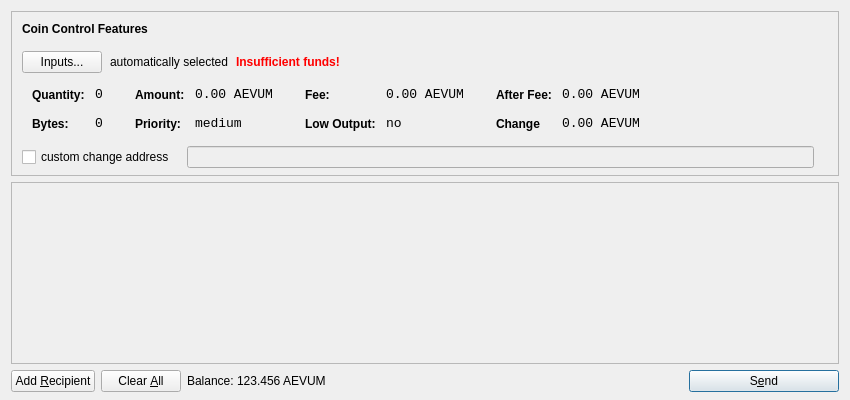
<?xml version="1.0" encoding="UTF-8"?>
<ui version="4.0">
 <class>SendCoinsDialog</class>
 <widget class="QDialog" name="SendCoinsDialog">
  <property name="geometry">
   <rect>
    <x>0</x>
    <y>0</y>
    <width>850</width>
    <height>400</height>
   </rect>
  </property>
  <property name="windowTitle">
   <string>Send Coins</string>
  </property>
  <layout class="QVBoxLayout" name="verticalLayout" stretch="0,1,0">
   <property name="bottomMargin">
    <number>8</number>
   </property>
   <item>
    <widget class="QFrame" name="frameCoinControl">
     <property name="sizePolicy">
      <sizepolicy hsizetype="Expanding" vsizetype="Expanding">
       <horstretch>0</horstretch>
       <verstretch>0</verstretch>
      </sizepolicy>
     </property>
     <property name="maximumSize">
      <size>
       <width>16777215</width>
       <height>16777215</height>
      </size>
     </property>
     <property name="frameShape">
      <enum>QFrame::StyledPanel</enum>
     </property>
     <property name="frameShadow">
      <enum>QFrame::Sunken</enum>
     </property>
     <layout class="QVBoxLayout" name="verticalLayoutCoinControl2">
      <property name="spacing">
       <number>-1</number>
      </property>
      <property name="leftMargin">
       <number>0</number>
      </property>
      <property name="topMargin">
       <number>0</number>
      </property>
      <property name="rightMargin">
       <number>0</number>
      </property>
      <property name="bottomMargin">
       <number>6</number>
      </property>
      <item>
       <layout class="QVBoxLayout" name="verticalLayoutCoinControl" stretch="0,0,0,0,1">
        <property name="spacing">
         <number>0</number>
        </property>
        <property name="leftMargin">
         <number>10</number>
        </property>
        <property name="topMargin">
         <number>10</number>
        </property>
        <item>
         <layout class="QHBoxLayout" name="horizontalLayoutCoinControl1">
          <property name="bottomMargin">
           <number>15</number>
          </property>
          <item>
           <widget class="QLabel" name="labelCoinControlFeatures">
            <property name="sizePolicy">
             <sizepolicy hsizetype="Preferred" vsizetype="Maximum">
              <horstretch>0</horstretch>
              <verstretch>0</verstretch>
             </sizepolicy>
            </property>
            <property name="font">
             <font>
              <weight>75</weight>
              <bold>true</bold>
             </font>
            </property>
            <property name="styleSheet">
             <string notr="true">font-weight:bold;</string>
            </property>
            <property name="text">
             <string>Coin Control Features</string>
            </property>
           </widget>
          </item>
         </layout>
        </item>
        <item>
         <layout class="QHBoxLayout" name="horizontalLayoutCoinControl2" stretch="0,0,0,0">
          <property name="spacing">
           <number>8</number>
          </property>
          <property name="bottomMargin">
           <number>10</number>
          </property>
          <item>
           <widget class="QPushButton" name="pushButtonCoinControl">
            <property name="styleSheet">
             <string notr="true"/>
            </property>
            <property name="text">
             <string>Inputs...</string>
            </property>
           </widget>
          </item>
          <item>
           <widget class="QLabel" name="labelCoinControlAutomaticallySelected">
            <property name="text">
             <string>automatically selected</string>
            </property>
            <property name="margin">
             <number>5</number>
            </property>
           </widget>
          </item>
          <item>
           <widget class="QLabel" name="labelCoinControlInsuffFunds">
            <property name="font">
             <font>
              <weight>75</weight>
              <bold>true</bold>
             </font>
            </property>
            <property name="styleSheet">
             <string notr="true">color:red;font-weight:bold;</string>
            </property>
            <property name="text">
             <string>Insufficient funds!</string>
            </property>
            <property name="margin">
             <number>5</number>
            </property>
           </widget>
          </item>
          <item>
           <spacer name="horizontalSpacerCoinControl">
            <property name="orientation">
             <enum>Qt::Horizontal</enum>
            </property>
            <property name="sizeHint" stdset="0">
             <size>
              <width>40</width>
              <height>1</height>
             </size>
            </property>
           </spacer>
          </item>
         </layout>
        </item>
        <item>
         <widget class="QWidget" name="widgetCoinControl" native="true">
          <property name="sizePolicy">
           <sizepolicy hsizetype="Preferred" vsizetype="Preferred">
            <horstretch>0</horstretch>
            <verstretch>0</verstretch>
           </sizepolicy>
          </property>
          <property name="minimumSize">
           <size>
            <width>0</width>
            <height>0</height>
           </size>
          </property>
          <property name="styleSheet">
           <string notr="true"/>
          </property>
          <layout class="QHBoxLayout" name="horizontalLayoutCoinControl5">
           <property name="margin">
            <number>0</number>
           </property>
           <item>
            <layout class="QHBoxLayout" name="horizontalLayoutCoinControl3" stretch="0,0,0,1">
             <property name="spacing">
              <number>20</number>
             </property>
             <property name="topMargin">
              <number>0</number>
             </property>
             <property name="bottomMargin">
              <number>10</number>
             </property>
             <item>
              <layout class="QFormLayout" name="formLayoutCoinControl1">
               <property name="horizontalSpacing">
                <number>10</number>
               </property>
               <property name="verticalSpacing">
                <number>14</number>
               </property>
               <property name="leftMargin">
                <number>10</number>
               </property>
               <property name="topMargin">
                <number>4</number>
               </property>
               <property name="rightMargin">
                <number>6</number>
               </property>
               <item row="0" column="0">
                <widget class="QLabel" name="labelCoinControlQuantityText">
                 <property name="styleSheet">
                  <string notr="true">font-weight:bold;</string>
                 </property>
                 <property name="text">
                  <string>Quantity:</string>
                 </property>
                 <property name="margin">
                  <number>0</number>
                 </property>
                </widget>
               </item>
               <item row="0" column="1">
                <widget class="QLabel" name="labelCoinControlQuantity">
                 <property name="font">
                  <font>
                   <family>Monospace</family>
                   <pointsize>10</pointsize>
                  </font>
                 </property>
                 <property name="cursor">
                  <cursorShape>IBeamCursor</cursorShape>
                 </property>
                 <property name="contextMenuPolicy">
                  <enum>Qt::ActionsContextMenu</enum>
                 </property>
                 <property name="text">
                  <string>0</string>
                 </property>
                 <property name="margin">
                  <number>0</number>
                 </property>
                 <property name="textInteractionFlags">
                  <set>Qt::LinksAccessibleByMouse|Qt::TextSelectableByKeyboard|Qt::TextSelectableByMouse</set>
                 </property>
                </widget>
               </item>
               <item row="1" column="0">
                <widget class="QLabel" name="labelCoinControlBytesText">
                 <property name="styleSheet">
                  <string notr="true">font-weight:bold;</string>
                 </property>
                 <property name="text">
                  <string>Bytes:</string>
                 </property>
                </widget>
               </item>
               <item row="1" column="1">
                <widget class="QLabel" name="labelCoinControlBytes">
                 <property name="font">
                  <font>
                   <family>Monospace</family>
                   <pointsize>10</pointsize>
                  </font>
                 </property>
                 <property name="cursor">
                  <cursorShape>IBeamCursor</cursorShape>
                 </property>
                 <property name="contextMenuPolicy">
                  <enum>Qt::ActionsContextMenu</enum>
                 </property>
                 <property name="text">
                  <string>0</string>
                 </property>
                 <property name="textInteractionFlags">
                  <set>Qt::LinksAccessibleByMouse|Qt::TextSelectableByKeyboard|Qt::TextSelectableByMouse</set>
                 </property>
                </widget>
               </item>
              </layout>
             </item>
             <item>
              <layout class="QFormLayout" name="formLayoutCoinControl2">
               <property name="horizontalSpacing">
                <number>10</number>
               </property>
               <property name="verticalSpacing">
                <number>14</number>
               </property>
               <property name="leftMargin">
                <number>6</number>
               </property>
               <property name="topMargin">
                <number>4</number>
               </property>
               <property name="rightMargin">
                <number>6</number>
               </property>
               <item row="0" column="0">
                <widget class="QLabel" name="labelCoinControlAmountText">
                 <property name="styleSheet">
                  <string notr="true">font-weight:bold;</string>
                 </property>
                 <property name="text">
                  <string>Amount:</string>
                 </property>
                 <property name="margin">
                  <number>0</number>
                 </property>
                </widget>
               </item>
               <item row="0" column="1">
                <widget class="QLabel" name="labelCoinControlAmount">
                 <property name="font">
                  <font>
                   <family>Monospace</family>
                   <pointsize>10</pointsize>
                  </font>
                 </property>
                 <property name="cursor">
                  <cursorShape>IBeamCursor</cursorShape>
                 </property>
                 <property name="contextMenuPolicy">
                  <enum>Qt::ActionsContextMenu</enum>
                 </property>
                 <property name="text">
                  <string>0.00 AEVUM</string>
                 </property>
                 <property name="textInteractionFlags">
                  <set>Qt::LinksAccessibleByMouse|Qt::TextSelectableByKeyboard|Qt::TextSelectableByMouse</set>
                 </property>
                </widget>
               </item>
               <item row="1" column="0">
                <widget class="QLabel" name="labelCoinControlPriorityText">
                 <property name="styleSheet">
                  <string notr="true">font-weight:bold;</string>
                 </property>
                 <property name="text">
                  <string>Priority:</string>
                 </property>
                </widget>
               </item>
               <item row="1" column="1">
                <widget class="QLabel" name="labelCoinControlPriority">
                 <property name="font">
                  <font>
                   <family>Monospace</family>
                   <pointsize>10</pointsize>
                  </font>
                 </property>
                 <property name="cursor">
                  <cursorShape>IBeamCursor</cursorShape>
                 </property>
                 <property name="contextMenuPolicy">
                  <enum>Qt::ActionsContextMenu</enum>
                 </property>
                 <property name="text">
                  <string>medium</string>
                 </property>
                 <property name="textInteractionFlags">
                  <set>Qt::LinksAccessibleByMouse|Qt::TextSelectableByKeyboard|Qt::TextSelectableByMouse</set>
                 </property>
                </widget>
               </item>
              </layout>
             </item>
             <item>
              <layout class="QFormLayout" name="formLayoutCoinControl3">
               <property name="horizontalSpacing">
                <number>10</number>
               </property>
               <property name="verticalSpacing">
                <number>14</number>
               </property>
               <property name="leftMargin">
                <number>6</number>
               </property>
               <property name="topMargin">
                <number>4</number>
               </property>
               <property name="rightMargin">
                <number>6</number>
               </property>
               <item row="0" column="0">
                <widget class="QLabel" name="labelCoinControlFeeText">
                 <property name="styleSheet">
                  <string notr="true">font-weight:bold;</string>
                 </property>
                 <property name="text">
                  <string>Fee:</string>
                 </property>
                 <property name="margin">
                  <number>0</number>
                 </property>
                </widget>
               </item>
               <item row="0" column="1">
                <widget class="QLabel" name="labelCoinControlFee">
                 <property name="font">
                  <font>
                   <family>Monospace</family>
                   <pointsize>10</pointsize>
                  </font>
                 </property>
                 <property name="cursor">
                  <cursorShape>IBeamCursor</cursorShape>
                 </property>
                 <property name="contextMenuPolicy">
                  <enum>Qt::ActionsContextMenu</enum>
                 </property>
                 <property name="text">
                  <string>0.00 AEVUM</string>
                 </property>
                 <property name="textInteractionFlags">
                  <set>Qt::LinksAccessibleByMouse|Qt::TextSelectableByKeyboard|Qt::TextSelectableByMouse</set>
                 </property>
                </widget>
               </item>
               <item row="1" column="0">
                <widget class="QLabel" name="labelCoinControlLowOutputText">
                 <property name="styleSheet">
                  <string notr="true">font-weight:bold;</string>
                 </property>
                 <property name="text">
                  <string>Low Output:</string>
                 </property>
                </widget>
               </item>
               <item row="1" column="1">
                <widget class="QLabel" name="labelCoinControlLowOutput">
                 <property name="font">
                  <font>
                   <family>Monospace</family>
                   <pointsize>10</pointsize>
                  </font>
                 </property>
                 <property name="cursor">
                  <cursorShape>IBeamCursor</cursorShape>
                 </property>
                 <property name="contextMenuPolicy">
                  <enum>Qt::ActionsContextMenu</enum>
                 </property>
                 <property name="text">
                  <string>no</string>
                 </property>
                 <property name="textInteractionFlags">
                  <set>Qt::LinksAccessibleByMouse|Qt::TextSelectableByKeyboard|Qt::TextSelectableByMouse</set>
                 </property>
                </widget>
               </item>
              </layout>
             </item>
             <item>
              <layout class="QFormLayout" name="formLayoutCoinControl4">
               <property name="horizontalSpacing">
                <number>10</number>
               </property>
               <property name="verticalSpacing">
                <number>14</number>
               </property>
               <property name="leftMargin">
                <number>6</number>
               </property>
               <property name="topMargin">
                <number>4</number>
               </property>
               <property name="rightMargin">
                <number>6</number>
               </property>
               <item row="0" column="0">
                <widget class="QLabel" name="labelCoinControlAfterFeeText">
                 <property name="styleSheet">
                  <string notr="true">font-weight:bold;</string>
                 </property>
                 <property name="text">
                  <string>After Fee:</string>
                 </property>
                 <property name="margin">
                  <number>0</number>
                 </property>
                </widget>
               </item>
               <item row="0" column="1">
                <widget class="QLabel" name="labelCoinControlAfterFee">
                 <property name="font">
                  <font>
                   <family>Monospace</family>
                   <pointsize>10</pointsize>
                  </font>
                 </property>
                 <property name="cursor">
                  <cursorShape>IBeamCursor</cursorShape>
                 </property>
                 <property name="contextMenuPolicy">
                  <enum>Qt::ActionsContextMenu</enum>
                 </property>
                 <property name="text">
                  <string>0.00 AEVUM</string>
                 </property>
                 <property name="textInteractionFlags">
                  <set>Qt::LinksAccessibleByMouse|Qt::TextSelectableByKeyboard|Qt::TextSelectableByMouse</set>
                 </property>
                </widget>
               </item>
               <item row="1" column="0">
                <widget class="QLabel" name="labelCoinControlChangeText">
                 <property name="styleSheet">
                  <string notr="true">font-weight:bold;</string>
                 </property>
                 <property name="text">
                  <string>Change</string>
                 </property>
                </widget>
               </item>
               <item row="1" column="1">
                <widget class="QLabel" name="labelCoinControlChange">
                 <property name="font">
                  <font>
                   <family>Monospace</family>
                   <pointsize>10</pointsize>
                  </font>
                 </property>
                 <property name="cursor">
                  <cursorShape>IBeamCursor</cursorShape>
                 </property>
                 <property name="contextMenuPolicy">
                  <enum>Qt::ActionsContextMenu</enum>
                 </property>
                 <property name="text">
                  <string>0.00 AEVUM</string>
                 </property>
                 <property name="textInteractionFlags">
                  <set>Qt::LinksAccessibleByMouse|Qt::TextSelectableByKeyboard|Qt::TextSelectableByMouse</set>
                 </property>
                </widget>
               </item>
              </layout>
             </item>
            </layout>
           </item>
          </layout>
         </widget>
        </item>
        <item>
         <layout class="QHBoxLayout" name="horizontalLayoutCoinControl4" stretch="0,0,0">
          <property name="spacing">
           <number>12</number>
          </property>
          <property name="sizeConstraint">
           <enum>QLayout::SetDefaultConstraint</enum>
          </property>
          <property name="topMargin">
           <number>5</number>
          </property>
          <property name="rightMargin">
           <number>5</number>
          </property>
          <item>
           <widget class="QCheckBox" name="checkBoxCoinControlChange">
            <property name="text">
             <string>custom change address</string>
            </property>
           </widget>
          </item>
          <item>
           <widget class="QLineEdit" name="lineEditCoinControlChange">
            <property name="enabled">
             <bool>false</bool>
            </property>
            <property name="sizePolicy">
             <sizepolicy hsizetype="Expanding" vsizetype="Fixed">
              <horstretch>0</horstretch>
              <verstretch>0</verstretch>
             </sizepolicy>
            </property>
           </widget>
          </item>
          <item>
           <widget class="QLabel" name="labelCoinControlChangeLabel">
            <property name="sizePolicy">
             <sizepolicy hsizetype="Preferred" vsizetype="Expanding">
              <horstretch>0</horstretch>
              <verstretch>0</verstretch>
             </sizepolicy>
            </property>
            <property name="minimumSize">
             <size>
              <width>0</width>
              <height>0</height>
             </size>
            </property>
            <property name="text">
             <string/>
            </property>
            <property name="margin">
             <number>3</number>
            </property>
           </widget>
          </item>
         </layout>
        </item>
        <item>
         <spacer name="verticalSpacerCoinControl">
          <property name="orientation">
           <enum>Qt::Vertical</enum>
          </property>
          <property name="sizeHint" stdset="0">
           <size>
            <width>800</width>
            <height>1</height>
           </size>
          </property>
         </spacer>
        </item>
       </layout>
      </item>
     </layout>
    </widget>
   </item>
   <item>
    <widget class="QScrollArea" name="scrollArea">
     <property name="widgetResizable">
      <bool>true</bool>
     </property>
     <widget class="QWidget" name="scrollAreaWidgetContents">
      <property name="geometry">
       <rect>
        <x>0</x>
        <y>0</y>
        <width>830</width>
        <height>165</height>
       </rect>
      </property>
      <layout class="QVBoxLayout" name="verticalLayout_2">
       <property name="margin">
        <number>0</number>
       </property>
       <item>
        <layout class="QVBoxLayout" name="entries">
         <property name="spacing">
          <number>6</number>
         </property>
        </layout>
       </item>
       <item>
        <spacer name="verticalSpacer">
         <property name="orientation">
          <enum>Qt::Vertical</enum>
         </property>
         <property name="sizeHint" stdset="0">
          <size>
           <width>20</width>
           <height>40</height>
          </size>
         </property>
        </spacer>
       </item>
      </layout>
     </widget>
    </widget>
   </item>
   <item>
    <layout class="QHBoxLayout" name="horizontalLayout">
     <item>
      <widget class="QPushButton" name="addButton">
       <property name="toolTip">
        <string>Send to multiple recipients at once</string>
       </property>
       <property name="text">
        <string>Add &amp;Recipient</string>
       </property>
       <property name="icon">
        <iconset resource="../bitcoin.qrc">
         <normaloff>:/icons/add</normaloff>:/icons/add</iconset>
       </property>
       <property name="autoDefault">
        <bool>false</bool>
       </property>
      </widget>
     </item>
     <item>
      <widget class="QPushButton" name="clearButton">
       <property name="sizePolicy">
        <sizepolicy hsizetype="Minimum" vsizetype="Fixed">
         <horstretch>0</horstretch>
         <verstretch>0</verstretch>
        </sizepolicy>
       </property>
       <property name="toolTip">
        <string>Remove all transaction fields</string>
       </property>
       <property name="text">
        <string>Clear &amp;All</string>
       </property>
       <property name="icon">
        <iconset resource="../bitcoin.qrc">
         <normaloff>:/icons/remove</normaloff>:/icons/remove</iconset>
       </property>
       <property name="autoRepeatDelay">
        <number>300</number>
       </property>
       <property name="autoDefault">
        <bool>false</bool>
       </property>
      </widget>
     </item>
     <item>
      <layout class="QHBoxLayout" name="horizontalLayout_2">
       <property name="spacing">
        <number>3</number>
       </property>
       <item>
        <widget class="QLabel" name="label">
         <property name="sizePolicy">
          <sizepolicy hsizetype="Preferred" vsizetype="Fixed">
           <horstretch>0</horstretch>
           <verstretch>0</verstretch>
          </sizepolicy>
         </property>
         <property name="text">
          <string>Balance:</string>
         </property>
        </widget>
       </item>
       <item>
        <widget class="QLabel" name="labelBalance">
         <property name="sizePolicy">
          <sizepolicy hsizetype="Preferred" vsizetype="Fixed">
           <horstretch>0</horstretch>
           <verstretch>0</verstretch>
          </sizepolicy>
         </property>
         <property name="cursor">
          <cursorShape>IBeamCursor</cursorShape>
         </property>
         <property name="text">
          <string>123.456 AEVUM</string>
         </property>
         <property name="textInteractionFlags">
          <set>Qt::LinksAccessibleByMouse|Qt::TextSelectableByKeyboard|Qt::TextSelectableByMouse</set>
         </property>
        </widget>
       </item>
      </layout>
     </item>
     <item>
      <spacer name="horizontalSpacer">
       <property name="orientation">
        <enum>Qt::Horizontal</enum>
       </property>
       <property name="sizeHint" stdset="0">
        <size>
         <width>40</width>
         <height>20</height>
        </size>
       </property>
      </spacer>
     </item>
     <item>
      <widget class="QPushButton" name="sendButton">
       <property name="minimumSize">
        <size>
         <width>150</width>
         <height>0</height>
        </size>
       </property>
       <property name="toolTip">
        <string>Confirm the send action</string>
       </property>
       <property name="text">
        <string>S&amp;end</string>
       </property>
       <property name="icon">
        <iconset resource="../bitcoin.qrc">
         <normaloff>:/icons/send</normaloff>:/icons/send</iconset>
       </property>
       <property name="default">
        <bool>true</bool>
       </property>
      </widget>
     </item>
    </layout>
   </item>
  </layout>
 </widget>
 <resources>
  <include location="../bitcoin.qrc"/>
 </resources>
 <connections/>
</ui>
